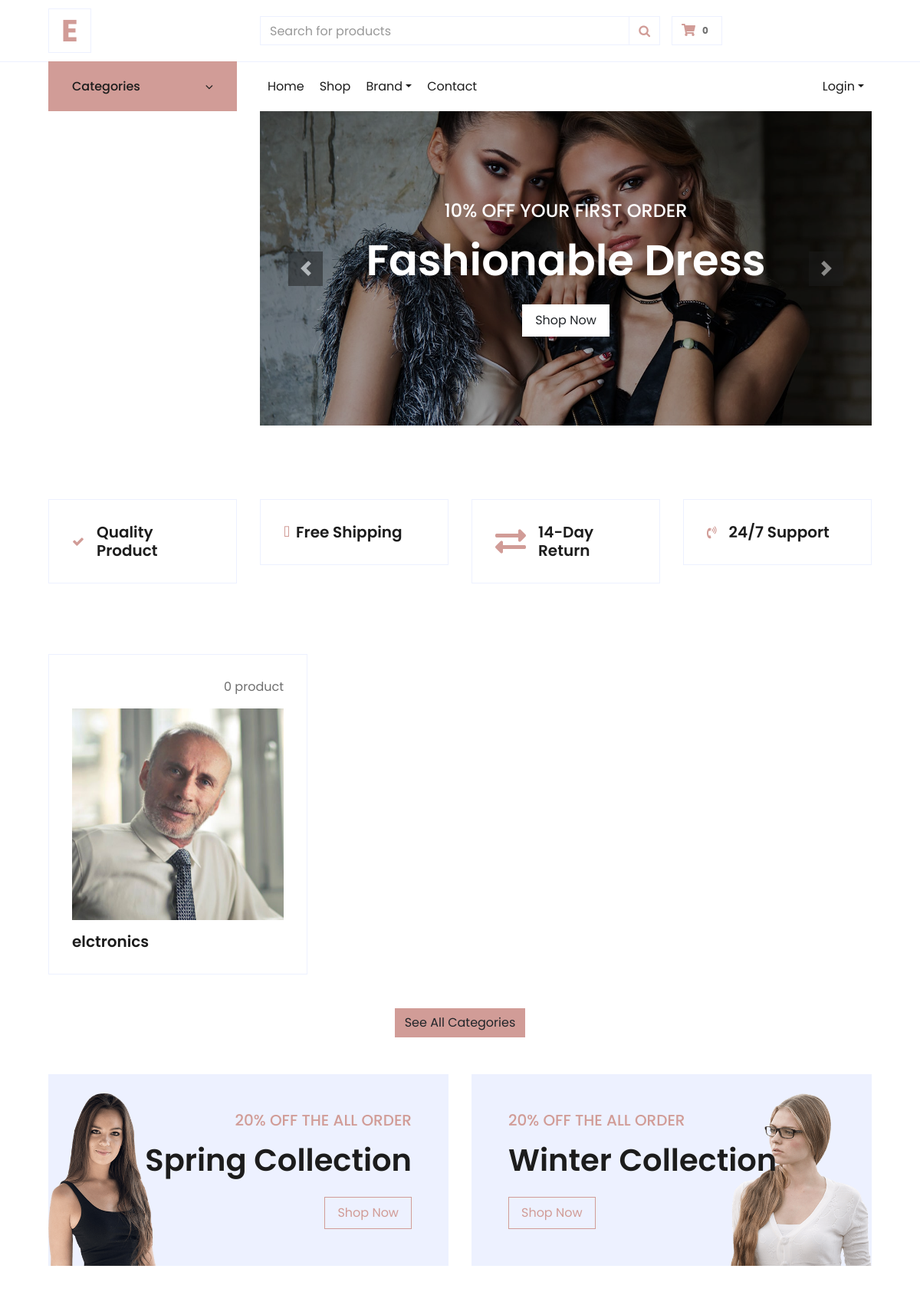
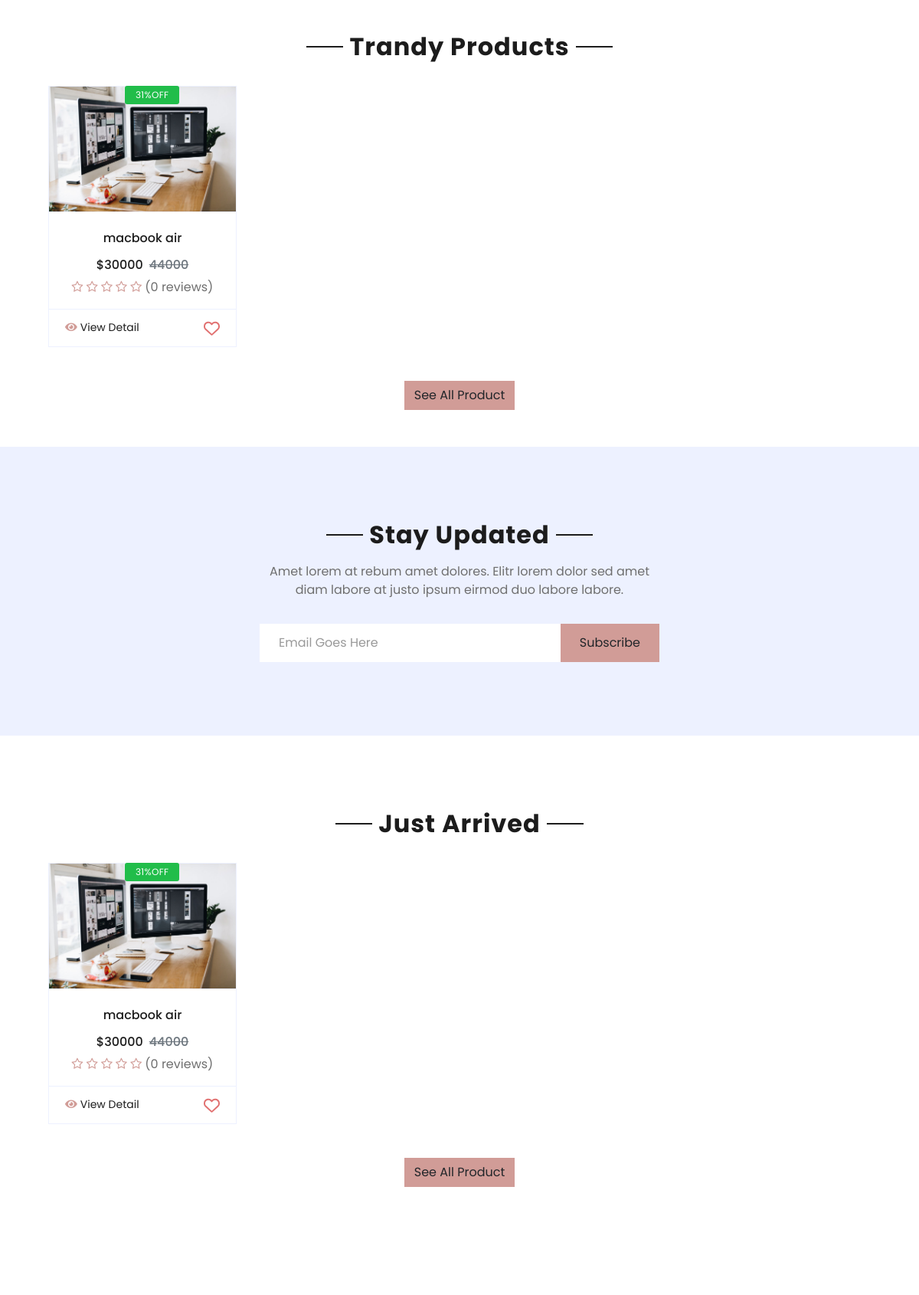
The page / (upper part) on the database its author committed (2 pictures, top to bottom).
### product/models.py (models this page shows, shortened)
class ProductCategory(models.Model):
    name = models.CharField(max_length=60)
    parent = models.ForeignKey('self', null=True, blank=True, related_name='children', on_delete=models.CASCADE)
    image = models.ImageField(upload_to='categoryimages/')
    def __str__(self):
        return self.name

class Product(models.Model):
    name = models.CharField(max_length=100)
    image = models.ImageField(upload_to='product/')
    stock = models.IntegerField()
    price = models.IntegerField(default=0)
    discount = models.IntegerField(default=0)
    description = models.TextField(max_length=10000)
    like = models.ManyToManyField(User , blank=True,related_name='product_favourite')
    created_at = models.DateTimeField( default=timezone.now)
    category = models.ForeignKey('ProductCategory',related_name='product_category',verbose_name=('category'), on_delete=models.CASCADE ,default='')
    PRDBrand = models.ForeignKey('settings.Brand' ,related_name='product_brand', on_delete=models.CASCADE , blank=True, null=True ,verbose_name=_("Brand "))
    slug = models.SlugField(null=True,blank=True , unique=True)
    tags = TaggableManager()
    def offer(self):
        offer = 0
        if self.discount > 0:
            offer =int( 100 - (self.discount / self.price * 100))
        return offer
    def get_absolute_url(self):
        return reverse("product:product_detail", args=[self.slug])
    def avr_review(self):
        reviews = ReviewRating.objects.filter(product=self , status=True).aggregate(average=Avg('rating'))
        avg =0
        if reviews['average'] is not None:
            avg = float(reviews['average'])
        return avg
    def count_review(self):
        reviews = ReviewRating.objects.filter(product=self , status=True).aggregate(count=Count('rating'))
        count = 0
        if reviews['count'] is not None:
            count = int(reviews['count'])
        return count

### settings/views.py (the view)
# urls.py: 2. Add a URL to urlpatterns:  path('', views.home, name='home')
def home(request):
    categories_home = ProductCategory.objects.filter(parent=None).annotate(product_count=Count('product_category'))[:6]
    product = Product.objects.all()[:8]
    product_just_arrived = Product.objects.all().order_by('-created_at')[:8]
    return render(request, 'settings/home.html',{
        'categories_home':categories_home,
        'product':product ,
        'product_just_arrived':product_just_arrived,
    })

### settings/templates/settings/home.html (shortened to what this page needs)
{% extends 'base.html' %}
{% load static %}
{% load django_bootstrap5 %}
{% block body %}
<div class="container-fluid pt-5">
    <div class="row px-xl-5 pb-3">
        <div class="col-lg-3 col-md-6 col-sm-12 pb-1">
            <div class="d-flex align-items-center border mb-4" style="padding: 30px;">
                <h1 class="fa fa-check text-primary m-0 mr-3"></h1>
                <h5 class="font-weight-semi-bold m-0">Quality Product</h5>
            </div>
        </div>
        <div class="col-lg-3 col-md-6 col-sm-12 pb-1">
            <div class="d-flex align-items-center border mb-4" style="padding: 30px;">
                <h1 class="fa fa-shipping-fast text-primary m-0 mr-2"></h1>
                <h5 class="font-weight-semi-bold m-0">Free Shipping</h5>
            </div>
        </div>
        <div class="col-lg-3 col-md-6 col-sm-12 pb-1">
            <div class="d-flex align-items-center border mb-4" style="padding: 30px;">
                <h1 class="fas fa-exchange-alt text-primary m-0 mr-3"></h1>
                <h5 class="font-weight-semi-bold m-0">14-Day Return</h5>
            </div>
        </div>
        <div class="col-lg-3 col-md-6 col-sm-12 pb-1">
            <div class="d-flex align-items-center border mb-4" style="padding: 30px;">
                <h1 class="fa fa-phone-volume text-primary m-0 mr-3"></h1>
                <h5 class="font-weight-semi-bold m-0">24/7 Support</h5>
            </div>
        </div>
    </div>
</div>
<div class="container-fluid pt-5">
    <div class="row px-xl-5 pb-3">
        {% for category in categories_home %}
        <div class="col-lg-4 col-md-6 pb-1">
            <div class="cat-item d-flex flex-column border mb-4" style="padding: 30px;">
                <p class="text-right">{{category.product_count}}&nbsp;product</p>
                <a href="{%url 'product:product_by_category' category %}"
                    class="cat-img position-relative overflow-hidden mb-3">
                    <img class="img-fluid" src="{{category.image.url}}" alt="">
                </a>
                <h5 class="font-weight-semi-bold m-0">{{category}}</h5>
            </div>
        </div>
        {% endfor %}
    </div>
    <div class="button_style">
        <a href="{% url 'settings:category_list'  %}">
            {% bootstrap_button button_type="submit" content="See All Categories" %}</a>
    </div>
</div>
<div class="container-fluid offer pt-5">
    <div class="row px-xl-5">
        <div class="col-md-6 pb-4">
            <div class="position-relative bg-secondary text-center text-md-right text-white mb-2 py-5 px-5">
                <img src="{% static 'img4/offer-1.png'%}" alt="">
                <div class="position-relative" style="z-index: 1;">
                    <h5 class="text-uppercase text-primary mb-3">20% off the all order</h5>
                    <h1 class="mb-4 font-weight-semi-bold">Spring Collection</h1>
                    <a href="{%url 'product:product_list'%}" class="btn btn-outline-primary py-md-2 px-md-3">Shop
                        Now</a>
                </div>
            </div>
        </div>
        <div class="col-md-6 pb-4">
            <div class="position-relative bg-secondary text-center text-md-left text-white mb-2 py-5 px-5">
                <img src="{% static 'img4/offer-2.png'%}" alt="">
                <div class="position-relative" style="z-index: 1;">
                    <h5 class="text-uppercase text-primary mb-3">20% off the all order</h5>
                    <h1 class="mb-4 font-weight-semi-bold">Winter Collection</h1>
                    <a href="{%url 'product:product_list'%}" class="btn btn-outline-primary py-md-2 px-md-3">Shop
                        Now</a>
                </div>
            </div>
        </div>
    </div>
</div>
<div class="container-fluid pt-5">
    <div class="text-center mb-4">
        <h2 class="section-title px-5"><span class="px-2">Trandy Products</span></h2>
    </div>
    <div class="row px-xl-5 pb-3">
        {% for product in product %}
        <div class="col-lg-3 col-md-6 col-sm-12 pb-1">
            <div class="card product-item border-0 mb-4">
                <div class="card-header product-img position-relative overflow-hidden bg-transparent border p-0">
                    <img class="img-fluid w-100" src="{{product.image.url}}" alt="">
                </div>
                <div class="card-body border-left border-right text-center p-0 pt-4 pb-3">
                    <h6 class="text-truncate mb-3">{{product.name}}</h6>
                    {% if product.offer %}
                    <div class="product-badge2 bg-success border-default text-body">{{product.offer}}%OFF</div>
                    {% endif %}
                    <div class="d-flex justify-content-center">
                        {% if product.discount > 0 %}
                        <h6>${{product.discount}}</h6>
                        <h6 class="text-muted ml-2"><del>{{product.price}}</del></h6>
                        {% else %}
                        <h6>${{product.price}}</h6>
                        {% endif %}
                    </div>
                    <div class="rating-star">
                        <span>
                            <i class="fa fa-star{% if product.avr_review < 0.5%}-o{% elif product.avr_review >= 0.5 and product.avr_review < 1%}-half-o{%endif%}"
                                aria-hidden="true"></i>
                            <i class="fa fa-star{% if product.avr_review < 1.5%}-o{% elif product.avr_review >= 1.5 and product.avr_review < 2%}-half-o{%endif%}"
                                aria-hidden="true"></i>
                            <i class="fa fa-star{% if product.avr_review < 2.5%}-o{% elif product.avr_review >= 2.5 and product.avr_review < 3%}-half-o{%endif%}"
                                aria-hidden="true"></i>
                            <i class="fa fa-star{% if product.avr_review < 3.5%}-o{% elif product.avr_review >= 3.5 and product.avr_review < 4%}-half-o{%endif%}"
                                aria-hidden="true"></i>
                            <i class="fa fa-star{% if product.avr_review < 4.5%}-o{% elif product.avr_review >= 4.5 and product.avr_review < 5%}-half-o{%endif%}"
                                aria-hidden="true"></i>
                        </span>({{product.count_review}} reviews)
                    </div>
                </div>
                <div class="card-footer d-flex justify-content-between bg-light border">
                    <a href="{{product.get_absolute_url}}" class="btn btn-sm text-dark p-0"><i
                            class="fas fa-eye text-primary mr-1"></i>View
                        Detail</a>
                    {% if request.user in product.like.all %}
                            <a href="{% url 'product:like' product.id%}" class="btn btn-sm text-dark p-0"><svg
                                    xmlns="http://www.w3.org/2000/svg" height="1.5em" viewBox="0 0 512 512">
                                    <style>
                                        svg {
                                            fill: #e19898
                                        }
                                    </style>
                                    <path
                                        d="M47.6 300.4L228.3 469.1c7.5 7 17.4 10.9 27.7 10.9s20.2-3.9 27.7-10.9L464.4 300.4c30.4-28.3 47.6-68 47.6-109.5v-5.8c0-69.9-50.5-129.5-119.4-141C347 36.5 300.6 51.4 268 84L256 96 244 84c-32.6-32.6-79-47.5-124.6-39.9C50.5 55.6 0 115.2 0 185.1v5.8c0 41.5 17.2 81.2 47.6 109.5z" />
                                </svg></a>
                            {% else %}
                            <a href="{% url 'product:like' product.id%}" class="btn btn-sm text-dark p-0"></i></a>
                            {% endif %}
                </div>
            </div>
        </div>
        {% endfor %}
    </div>
    <div class="button_style1">
        <a href="{% url 'product:product_list'  %}">
            {% bootstrap_button button_type="submit" content="See All Product" %}</a>
    </div>
</div>
<div class="container-fluid bg-secondary my-5">
    <div class="row justify-content-md-center py-5 px-xl-5">
        <div id="main_form_div" class="col-md-6 col-12 py-5">
            <div class="text-center mb-2 pb-2">
                <h2 class="section-title px-5 mb-3"><span class="bg-secondary px-2">Stay Updated</span></h2>
                <p>Amet lorem at rebum amet dolores. Elitr lorem dolor sed amet diam labore at justo ipsum eirmod duo
                    labore labore.</p>
            </div>
            <form id="newsletter_form" action="{% url 'home:newsletter' %}" method="POST">
                <div class="input-group">
                    <input type="text" name="emailinput" class="form-control border-white p-4"
                        placeholder="Email Goes Here">
                    <div class="input-group-append">
                        <button class="btn btn-primary px-4">Subscribe</button>
                    </div>
                </div>
            </form>
        </div>
    </div>
</div>
<div class="container-fluid pt-5">
    <div class="text-center mb-4">
        <h2 class="section-title px-5"><span class="px-2">Just Arrived</span></h2>
    </div>
    <div class="row px-xl-5 pb-3">
        {% for product in product_just_arrived %}
        <div class="col-lg-3 col-md-6 col-sm-12 pb-1">
            <div class="card product-item border-0 mb-4">
                <div class="card-header product-img position-relative overflow-hidden bg-transparent border p-0">
                    <img class="img-fluid w-100" src="{{product.image.url}}" alt="">
                </div>
                <div class="card-body border-left border-right text-center p-0 pt-4 pb-3">
                    <h6 class="text-truncate mb-3">{{product.name}}</h6>
                    {% if product.offer %}
                    <div class="product-badge2 bg-success border-default text-body">{{product.offer}}%OFF</div>
                    {% endif %}
                    <div class="d-flex justify-content-center">
                        {% if product.discount > 0 %}
                        <h6>${{product.discount}}</h6>
                        <h6 class="text-muted ml-2"><del>{{product.price}}</del></h6>
                        {% else %}
                        <h6>${{product.price}}</h6>
                        {% endif %}
                    </div>
                    <div class="rating-star">
                        <span>
                            <i class="fa fa-star{% if product.avr_review < 0.5%}-o{% elif product.avr_review >= 0.5 and product.avr_review < 1%}-half-o{%endif%}"
                                aria-hidden="true"></i>
                            <i class="fa fa-star{% if product.avr_review < 1.5%}-o{% elif product.avr_review >= 1.5 and product.avr_review < 2%}-half-o{%endif%}"
                                aria-hidden="true"></i>
                            <i class="fa fa-star{% if product.avr_review < 2.5%}-o{% elif product.avr_review >= 2.5 and product.avr_review < 3%}-half-o{%endif%}"
                                aria-hidden="true"></i>
                            <i class="fa fa-star{% if product.avr_review < 3.5%}-o{% elif product.avr_review >= 3.5 and product.avr_review < 4%}-half-o{%endif%}"
                                aria-hidden="true"></i>
                            <i class="fa fa-star{% if product.avr_review < 4.5%}-o{% elif product.avr_review >= 4.5 and product.avr_review < 5%}-half-o{%endif%}"
                                aria-hidden="true"></i>
                        </span>({{product.count_review}} reviews)
                    </div>
                </div>
                <div class="card-footer d-flex justify-content-between bg-light border">
                    <a href="{{product.get_absolute_url}}" class="btn btn-sm text-dark p-0"><i
                            class="fas fa-eye text-primary mr-1"></i>View
                        Detail</a>
                    {% if request.user in product.like.all %}
                            <a href="{% url 'product:like' product.id%}" class="btn btn-sm text-dark p-0"><svg
                                    xmlns="http://www.w3.org/2000/svg" height="1.5em" viewBox="0 0 512 512">
                                    <style>
                                        svg {
                                            fill: #e19898
                                        }
                                    </style>
                                    <path
                                        d="M47.6 300.4L228.3 469.1c7.5 7 17.4 10.9 27.7 10.9s20.2-3.9 27.7-10.9L464.4 300.4c30.4-28.3 47.6-68 47.6-109.5v-5.8c0-69.9-50.5-129.5-119.4-141C347 36.5 300.6 51.4 268 84L256 96 244 84c-32.6-32.6-79-47.5-124.6-39.9C50.5 55.6 0 115.2 0 185.1v5.8c0 41.5 17.2 81.2 47.6 109.5z" />
                                </svg></a>
                            {% else %}
                            <a href="{% url 'product:like' product.id%}" class="btn btn-sm text-dark p-0"></i></a>
                            {% endif %}
                </div>
            </div>
        </div>
        {% endfor %}
    </div>
    <div class="button_style2">
        <a href="{% url 'product:product_list'  %}">
            {% bootstrap_button button_type="submit" content="See All Product" %}</a>
    </div>
</div>
<div class="container-fluid py-5">
</div>
{% endblock body %}

### rows shown on the page
ProductCategory: product_count "0", image (picture), name "elctronics"
Product: image (picture), name "macbook air", offer "31", discount "30000", price "44000", count_review "0"

### other values the page prints
{{ cart_count }} "0"
